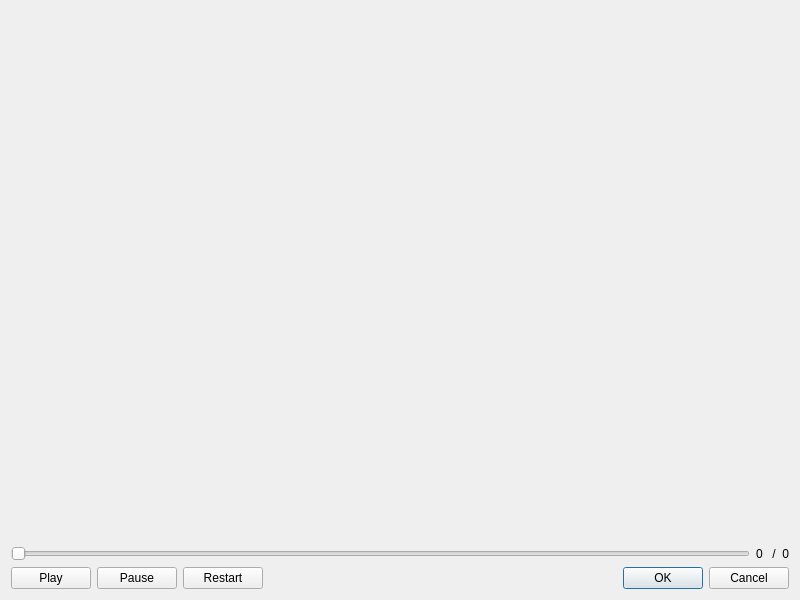
<?xml version="1.0" encoding="UTF-8"?>
<ui version="4.0">
 <class>VideoDialog</class>
 <widget class="QDialog" name="VideoDialog">
  <property name="geometry">
   <rect>
    <x>0</x>
    <y>0</y>
    <width>800</width>
    <height>600</height>
   </rect>
  </property>
  <property name="windowTitle">
   <string>Video Display</string>
  </property>
  <layout class="QVBoxLayout" name="verticalLayout">
   <item>
    <spacer name="verticalSpacer">
     <property name="orientation">
      <enum>Qt::Vertical</enum>
     </property>
     <property name="sizeHint" stdset="0">
      <size>
       <width>20</width>
       <height>40</height>
      </size>
     </property>
    </spacer>
   </item>
   <item>
    <layout class="QHBoxLayout" name="horizontalLayout_2">
     <item>
      <widget class="QSlider" name="timeSlider">
       <property name="orientation">
        <enum>Qt::Horizontal</enum>
       </property>
      </widget>
     </item>
     <item>
      <widget class="QLabel" name="timeElapsed">
       <property name="text">
        <string>0</string>
       </property>
      </widget>
     </item>
     <item>
      <widget class="QLabel" name="totalTime">
       <property name="text">
        <string> /  0</string>
       </property>
      </widget>
     </item>
    </layout>
   </item>
   <item>
    <layout class="QHBoxLayout" name="horizontalLayout">
     <item>
      <widget class="QPushButton" name="playButton">
       <property name="text">
        <string>Play</string>
       </property>
      </widget>
     </item>
     <item>
      <widget class="QPushButton" name="pauseButton">
       <property name="text">
        <string>Pause</string>
       </property>
      </widget>
     </item>
     <item>
      <widget class="QPushButton" name="restartButton">
       <property name="text">
        <string>Restart</string>
       </property>
      </widget>
     </item>
     <item>
      <widget class="QDialogButtonBox" name="buttonBox">
       <property name="orientation">
        <enum>Qt::Horizontal</enum>
       </property>
       <property name="standardButtons">
        <set>QDialogButtonBox::Cancel|QDialogButtonBox::Ok</set>
       </property>
      </widget>
     </item>
    </layout>
   </item>
  </layout>
 </widget>
 <resources/>
 <connections>
  <connection>
   <sender>buttonBox</sender>
   <signal>accepted()</signal>
   <receiver>VideoDialog</receiver>
   <slot>accept()</slot>
   <hints>
    <hint type="sourcelabel">
     <x>248</x>
     <y>254</y>
    </hint>
    <hint type="destinationlabel">
     <x>157</x>
     <y>274</y>
    </hint>
   </hints>
  </connection>
  <connection>
   <sender>buttonBox</sender>
   <signal>rejected()</signal>
   <receiver>VideoDialog</receiver>
   <slot>reject()</slot>
   <hints>
    <hint type="sourcelabel">
     <x>316</x>
     <y>260</y>
    </hint>
    <hint type="destinationlabel">
     <x>286</x>
     <y>274</y>
    </hint>
   </hints>
  </connection>
 </connections>
</ui>
